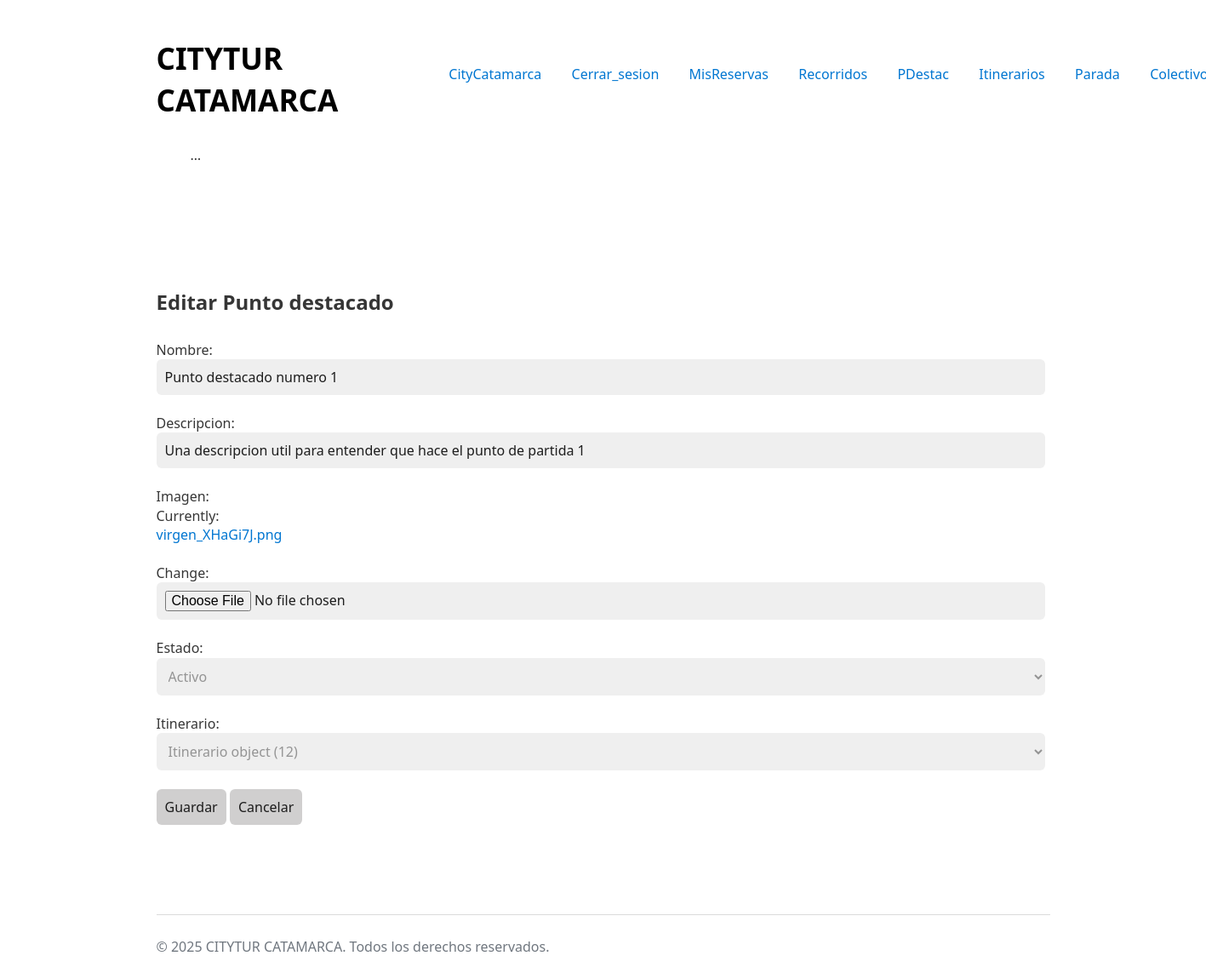
Screenshot of /itinerarios/editar_pd/1/ (signed in) with the database file from the repository.
### itinerarios/models.py (models this page shows)
class PuntoDestacado(models.Model):
    nombre = models.CharField(max_length= 50)
    descripcion = models.CharField(max_length= 200)
    imagen = models.ImageField()
    STATE_CHOICES = [
        ('ELIMINADO', 'Eliminado'),
        ('ACTIVO', 'Activo'),
        ('BAJA', 'Baja'),
    ]
    estado = models.CharField(max_length= 20, choices= STATE_CHOICES, default= 'ACTIVO')
    itinerario = models.ForeignKey(Itinerario, on_delete= models.CASCADE)

### itinerarios/views.py (the view)
# urls.py: path('editar_pd/<int:pk>/', views.editar_punto_destacado, name= 'pd_editar'),
@login_required(login_url='usuarios:login')
def editar_punto_destacado(request, pk):
    obj = get_object_or_404(PuntoDestacado, pk=pk)
    if request.method == 'POST':
        form = PDestacadoForm(request.POST, request.FILES, instance=obj)
        if form.is_valid():
            form.save()
            return redirect('itinerarios:pd_listar')
        else:
            return render(request, 'pd_editar.html', {'form': form, 'obj': obj})
    else:
        form = PDestacadoForm(instance=obj)
        return render(request, 'pd_editar.html', {'form': form, 'obj': obj})

### itinerarios/forms.py
class PDestacadoForm(forms.ModelForm):
    class Meta:
        model = PuntoDestacado
        fields = [
            'nombre',
            'descripcion',
            'imagen',
            'estado',
            'itinerario'
        ]

### itinerarios/templates/pd_editar.html (shortened to what this page needs)
{% extends 'base.html' %}
{% block body_id %}colectivo_form{% endblock %}
{% block content %}
<main id="main-form">
    <h2>Editar Punto destacado {{ pun_destacado.nombre }}</h2>
    <form method="post" enctype="multipart/form-data">
        {{ form.as_p }}
        <div class="actions">
            <button type="submit" class="btn">Guardar</button>
            <a class="btn btn-secondary" href="{% url 'itinerarios:pd_listar' %}"><button>Cancelar</button></a>
        </div>
    </form>
</main>
{% endblock %}
{% block footer_script %}
    {{ block.super }}
{% endblock %}

### core/static/css/styles.css (style rules this page uses)
:root { --background-body: #fff; --background: #efefef; --background-alt: #f7f7f7; --selection: #9e9e9e; --text-main: #363636; --text-bright: #000; --text-muted: #70777f; --links: #0076d1; --focus: #0096bfab; --border: #dbdbdb; --button-base: #d0cfcf; --button-hover: #9b9b9b; --scrollbar-thumb: rgb(170, 170, 170); --scrollbar-thumb-hover: var(--button-hover); --form-placeholder: #949494; --form-text: #1d1d1d; }
html { scrollbar-color: #040a0f #202b38; scrollbar-color: var(--scrollbar-thumb) var(--background-body); scrollbar-width: thin; }
body { font-family: system-ui, -apple-system, BlinkMacSystemFont, 'Segoe UI', 'Roboto', 'Oxygen', 'Ubuntu', 'Cantarell', 'Fira Sans', 'Droid Sans', 'Helvetica Neue', 'Segoe UI Emoji', 'Apple Color Emoji', 'Noto Color Emoji', sans-serif; line-height: 1.4; max-width: 1050px; margin: 20px auto; padding: 0 10px; word-wrap: break-word; color: #363636; color: var(--text-main); background: #fff; background: var(--background-body); text-rendering: optimizeLegibility; }
button { color: #1d1d1d; color: var(--form-text); background-color: #d0cfcf; background-color: var(--button-base); font-family: inherit; font-size: inherit; padding-right: 30px; padding-left: 30px; padding: 10px; border: none; border-radius: 6px; outline: none; }
input { color: #1d1d1d; color: var(--form-text); background-color: #efefef; background-color: var(--background); font-family: inherit; font-size: inherit; margin-right: 6px; margin-bottom: 6px; padding: 10px; border: none; border-radius: 6px; outline: none; }
select { color: var(--form-placeholder); background-color: var(--background); font-family: inherit; font-size: inherit; margin-right: 6px; margin-bottom: 6px; padding: 10px; border: none; border-radius: 6px; outline: none; }
h1, h2, h3, h4, h5, h6 { margin-bottom: 12px; margin-top: 24px; }
a { text-decoration: none; color: var(--links); }
main { padding-top: 10%; padding-bottom: 10%; }
#main-form { display: flex; flex-direction: column; }

### itinerarios/templates/pd_editar.html (style rules this page uses)
p { display: flex; flex-direction: column; }

### rows the page displays
PuntoDestacado: nombre "Punto destacado numero 1", descripcion "Una descripcion util para entender que hace el punto de partida 1", estado "Activo", itinerario "Itinerario object (12)"
